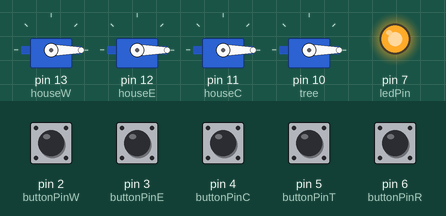
A sketch run on a simulated Arduino Uno, built with avr-gcc and run on an emulated ATmega328P. On the bench: 4 × servo, output pins drawn as LEDs (lit = HIGH). The inputs (shaded band) are chosen by the test bench; at power-on: pin 2 (buttonPinW), pin 3 (buttonPinE), pin 4 (buttonPinC), pin 5 (buttonPinT), pin 6 (buttonPinR) LOW.

Above: at 1.2 s.
1.3 s: pin 2 (buttonPinW) pulled HIGH for 0.15 s
At 2.0 s:
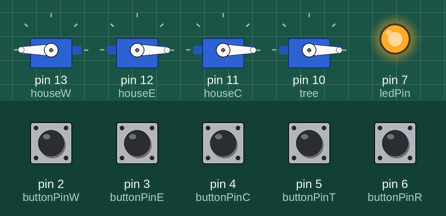
2.9 s: pin 3 (buttonPinE) pulled HIGH for 0.15 s
At 3.2 s:
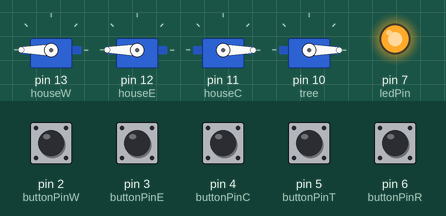
4.5 s: pin 4 (buttonPinC) pulled HIGH for 0.15 s
At 5.7 s:
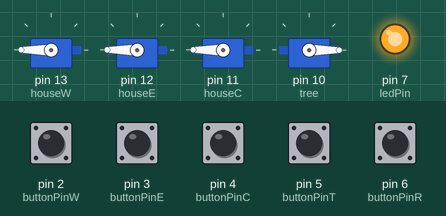
6.1 s: pin 5 (buttonPinT) pulled HIGH for 0.15 s
At 6.9 s:
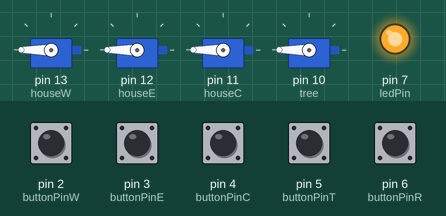
7.7 s: pin 6 (buttonPinR) pulled HIGH for 0.15 s
At 8.1 s:
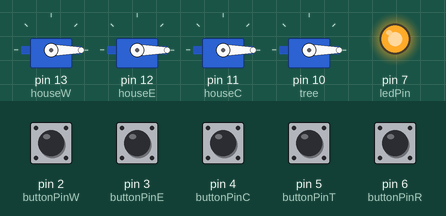
9.3 s: pin 3 (buttonPinE) pulled HIGH for 1 s
At 10.5 s:
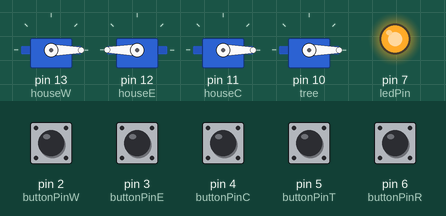
Timing chart, 0 to 12.3 s (numbered marks = the images above; inputs shaded):
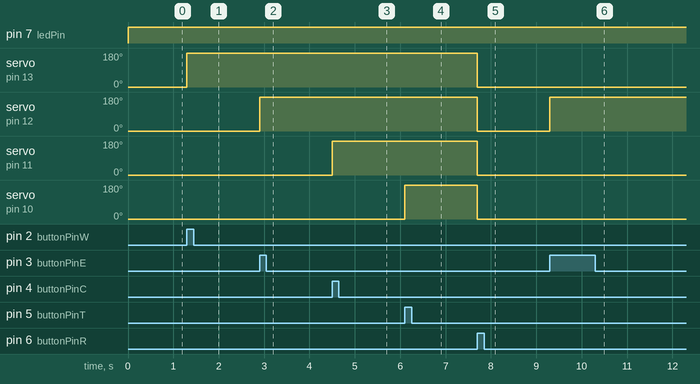

Measured:
- after the input at 1.3 s, servo on pin 13 (houseW): 0° → 180° at once
- after the input at 2.9 s, servo on pin 12 (houseE): 0° → 180° at once
- after the input at 4.5 s, servo on pin 11 (houseC): 0° → 180° at once
- after the input at 6.1 s, servo on pin 10 (tree): 0° → 180° at once
- after the input at 7.7 s, servo on pin 13 (houseW), servo on pin 12 (houseE), servo on pin 11 (houseC), servo on pin 10 (tree): 180° → 0° at once
- after the input at 9.3 s, servo on pin 12 (houseE): 0° → 180° at once

The sketch:

Grinch_Main.ino
```cpp
/*
Project: Grinch, Once Upon an Ardunio

Team: Breadboard Bros 2
Members: Hunter Weiland & Theodore Sullenberger

Description: The code for our Grinch Project including buttons that allow the Grinch to steal from houses and a button that returns the stolen goods.
*/

#include <Servo.h>

// Declaration Zone

// Variabels Representing Each Servo one for each house and oone for the tree.

Servo houseW;  // W stands for west or left if looking at project.
Servo houseE;  // E stands for east or right if looking at project
Servo houseC;  // C Stands for center or middle house
Servo tree;

// Bools to tell if the Grinch has stolen from a certain area or not
bool notStolenW=true;
bool notStolenE=true;
bool notStolenC=true;
bool notStolenT=true;  // T stands for Tree

// Assigning each button & the LED a pin on the arduino (small numbers)
const int buttonPinW = 2;
const int buttonPinE = 3;
const int buttonPinC = 4;
const int buttonPinT = 5;
const int buttonPinR=6;    // R stands for return or reverse
const int ledPin=7;

// the int that tells if a button is pressed or not
int buttonStateW = 0;
int buttonStateE = 0;
int buttonStateC = 0;
int buttonStateT = 0;
int buttonStateR=0;

// code ran instantly at start
void setup()
{
  // attaching each servo to a pin on ardunio (large numbers)
  houseW.attach(13);
  houseE.attach(12);
  houseC.attach(11);
  tree.attach(10);

  //telling ardunio whether each pin is an input or output
  pinMode(buttonPinW, INPUT);
  pinMode(buttonPinE, INPUT);
  pinMode(buttonPinC, INPUT);
  pinMode(buttonPinT, INPUT);
  pinMode(buttonPinR,INPUT);
  pinMode(ledPin,OUTPUT);

  // start off by making sure each house is on xmas side
  houseW.write(0);
  houseE.write(0);
  houseC.write(0);
  tree.write(0);
}

//run at all times
void loop()
{
  // read the state of the pushbutton value:
  buttonStateW = digitalRead(buttonPinW);
  buttonStateE = digitalRead(buttonPinE);
  buttonStateC = digitalRead(buttonPinC);
  buttonStateT = digitalRead(buttonPinT);
  buttonStateR = digitalRead(buttonPinR);

  // whos always happy so light the who happiness meter at all times
  digitalWrite(ledPin,HIGH);

  // the code for the buttons that turns a house around to stolen side and sets the stolen to bool to match

  //House W
  if ((buttonStateW == HIGH)&&notStolenW)
  {
    houseW.write(180);
    notStolenW=false;
  }
  // House E
  if ((buttonStateE == HIGH)&&notStolenE)
  {
    houseE.write(180);
    notStolenE=false;
  }
  // House C
  if ((buttonStateC == HIGH)&&notStolenC)
  {
    houseC.write(180);
    notStolenC=false;
  }
  // Tree
  if ((buttonStateT == HIGH)&&notStolenT)
  {
    tree.write(180);
    notStolenT=false;
  }

  // the   code for the return button. makes sure house is stolen from before turing it.
  if(buttonStateR==HIGH)
  {
    if(!notStolenW)
    {
      houseW.write(0);
      notStolenW=true;
    }
    if(!notStolenE)
    {
      houseE.write(0);
      notStolenE=true;
    }
    if(!notStolenC)
    {
      houseC.write(0);
      notStolenC=true;
    }
    if(!notStolenT)
    {
      tree.write(0);
      notStolenT=true;
    }
  }
}
```
